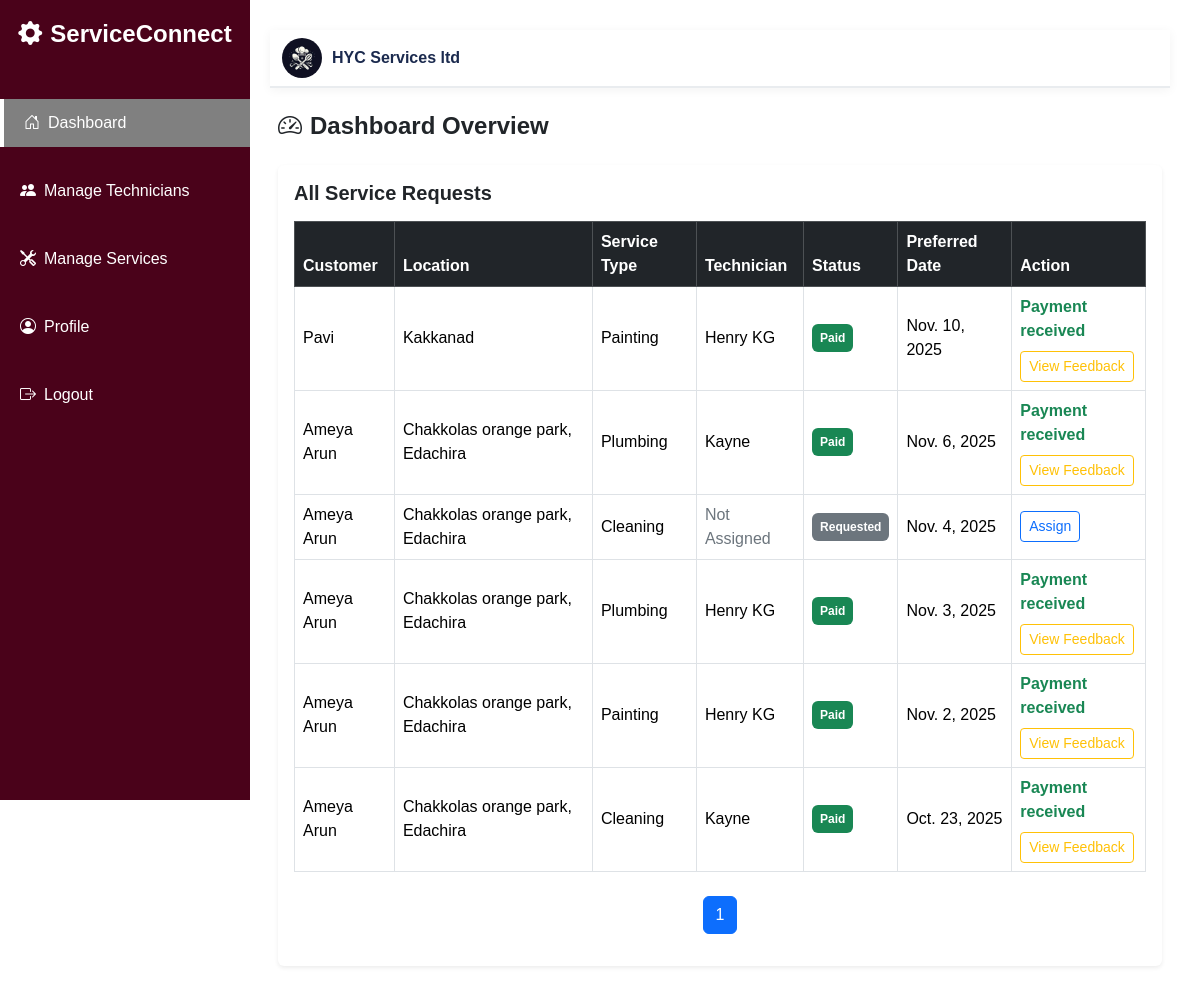
Page /company_dashboard/ (signed in) on the committed database.
### service/models.py (models this page shows, shortened)
class CustomUser(AbstractUser):
    ROLE_CHOICES = (
        ('customer', 'Customer'),
        ('company', 'Company'),
        ('technician', 'Technician'),
    )
    role = models.CharField(max_length=20, choices=ROLE_CHOICES)

class CompanyProfile(models.Model):
    user = models.OneToOneField(settings.AUTH_USER_MODEL, on_delete=models.CASCADE, related_name='company_profile')
    company_name = models.CharField(max_length=100)
    phone = models.CharField(max_length=15)
    address = models.TextField()
    logo = models.ImageField(upload_to='company_logo/', blank=True, null=True)

class ServiceRequest(models.Model):
    STATUS_CHOICES = (
        ('requested', 'Requested'),
        ('assigned', 'Assigned'),
        ('accepted', 'Accepted'),
        ('rejected', 'Rejected'),
        ('Proceeding', 'Proceeding'),
        ('completed', 'Completed'),
        ('payment_pending', 'Payment Pending'),
        ('paid', 'Paid'),
        ('cancelled', 'Cancelled'),
    )
    customer = models.ForeignKey(CustomerProfile, on_delete=models.CASCADE, related_name='customer_requests')
    company = models.ForeignKey(CompanyProfile, on_delete=models.CASCADE, related_name='company_requests')
    technician = models.ForeignKey(TechnicianProfile, null=True, blank=True, on_delete=models.SET_NULL, related_name='technician_requests')
    service_type = models.ForeignKey(ServiceType, on_delete=models.CASCADE, related_name='service_requests')
    title = models.CharField(max_length=100, blank=True)
    description = models.TextField(blank=True)
    preferred_date = models.DateField(null=True, blank=True)
    status = models.CharField(max_length=20, choices=STATUS_CHOICES, default='requested')
    base_price = models.DecimalField(max_digits=10, decimal_places=2)
    extra_charges = models.DecimalField(max_digits=10, decimal_places=2, default=0,null=True, blank=True)
    actual_price = models.DecimalField(max_digits=10, decimal_places=2, null=True, blank=True, default=0)
    feedback = models.TextField(null=True, blank=True)
    rating = models.PositiveIntegerField(null=True, blank=True)
    created_at = models.DateTimeField(auto_now_add=True)
    updated_at = models.DateTimeField(auto_now=True)

class CustomerProfile(models.Model):
    user = models.OneToOneField(settings.AUTH_USER_MODEL, on_delete=models.CASCADE, related_name='customer_profile')
    cust_name = models.CharField(max_length=100)
    phone = models.CharField(max_length=15)
    address = models.TextField()

class ServiceType(models.Model):
    company = models.ForeignKey(CompanyProfile, on_delete=models.CASCADE, related_name='services')
    name = models.CharField(max_length=100)
    description = models.TextField(blank=True)
    base_price = models.DecimalField(max_digits=10, decimal_places=2, default=0.00)
    image = models.ImageField(upload_to='service_images/', blank=True, null=True)

class TechnicianProfile(models.Model):
    user = models.OneToOneField(settings.AUTH_USER_MODEL, on_delete=models.CASCADE, related_name='technician_profile')
    company = models.ForeignKey(CompanyProfile, on_delete=models.CASCADE, related_name='company_technicians')
    name = models.CharField(max_length=100)
    phone = models.CharField(max_length=15)
    service_types = models.ManyToManyField(ServiceType, related_name='service_technicians')
    STATUS_CHOICES = [
        ('available', 'Available'),
        ('busy', 'Busy'),
    ]
    status = models.CharField(max_length=10, choices=STATUS_CHOICES, default='available')

### service/views.py (the view)
# urls.py: path('company_dashboard/',views.company_dashboard,name='company_dashboard'),
@login_required
def company_dashboard(request):
    if request.user.role != 'company':
        return redirect('login')
    company = request.user.company_profile
    service_requests_list = ServiceRequest.objects.filter(
        company=company).order_by('-preferred_date')
    technicians = TechnicianProfile.objects.filter(company=company)
    paginator = Paginator(service_requests_list, 10)
    page_number = request.GET.get('page')
    service_requests = paginator.get_page(page_number)
    return render(request,'company_dashboard.html',
        context={'company':company, 'requests': service_requests,'technicians': technicians})

### templates/company_dashboard.html (shortened to what this page needs)
{% extends 'company_base.html' %}
{% block content %}
<h4 class="fw-bold mb-4 text-dark ms-2">
    <i class="bi bi-speedometer2 me-2"></i>Dashboard Overview
</h4>
{% if requests %}
<div class="card shadow-sm border-0 m-2">
    <div class="card-body">
        <h5 class="mb-3 fw-semibold">All Service Requests</h5>
        <div class="table-responsive">
            <table class="table table-hover table-bordered align-middle">
                <thead class="table-dark">
                    <tr>
                        <th>Customer</th>
                        <th>Location</th>
                        <th>Service Type</th>
                        <th>Technician</th>
                        <th>Status</th>
                        <th>Preferred Date</th>
                        <th>Action</th>
                    </tr>
                </thead>
                <tbody>
                    {% for req in requests %}
                    <tr>
                        <td>{{ req.customer.cust_name }}</td>
                        <td>{{ req.customer.address }}</td>
                        <td>{{ req.service_type.name }}</td>
                        <td>
                            {% if req.technician %}
                                {{ req.technician.name }}
                            {% else %}
                                <span class="text-secondary">Not Assigned</span>
                            {% endif %}
                        </td>
                        <td>
                            <span class="badge p-2
                                {% if req.status == 'completed' %}
                                    bg-success
                                {% elif req.status == 'assigned' %}
                                    bg-primary
                                {% elif req.status == 'accepted' %}
                                    bg-info
                                {% elif req.status == 'Proceeding' %}
                                    bg-warning text-dark
                                {% elif req.status == 'cancelled' %}
                                    bg-danger
                                {% elif req.status == 'payment_pending' %}
                                    bg-light text-dark
                                {% elif req.status == 'paid' %}
                                    bg-success
                                {% else %}
                                    bg-secondary
                                {% endif %}
                                ">
                                {{ req.get_status_display }}
                            </span>
                        </td>
                        <td>{{ req.preferred_date}}</td>
                        <td>
                            {% if req.status == 'requested' %}
                            <a href="{% url 'assign_technician' req.id %}" class="btn btn-sm btn-outline-primary">Assign
                            </a>
                            {% elif req.status == 'assigned' %}
                            <p class="text-muted mb-0 fw-semibold">Awaiting Technician Response</p>
                            {% elif req.status == 'accepted' %}
                            <p class="text-muted mb-0 fw-semibold">Job Scheduled</p>
                            {% elif req.status == 'Proceeding' %}
                            <p class="text-info mb-0 fw-semibold">Work in Progress</p>
                            {% elif req.status == 'payment_pending' %}
                            <p class="text-info mb-0 fw-semibold">Awaiting Customer Payment</p>
                            {% elif req.status == 'paid' %}
                            <div class="d-flex flex-column align-items-start gap-2">
                                <p class="text-success mb-0 fw-semibold">Payment received </p>
                                <button class="btn btn-sm btn-outline-warning" data-bs-toggle="modal"
                                    data-bs-target="#feedbackModal{{ req.id }}">
                                    View Feedback
                                </button>
                            </div>
                            {% elif req.status == 'rejected' %}
                            <a href="{% url 'assign_technician' req.id %}"
                                class="btn btn-sm btn-outline-warning ">Reassign </a>
                            {% else %}
                            <span class="text-muted">N/A</span>
                            {% endif %}
                        </td>
                    </tr>
                    {% endfor %}
                </tbody>
            </table>
            <div class="d-flex justify-content-center mt-4">
                <nav>
                    <ul class="pagination">
                        {% for num in requests.paginator.page_range %}
                            {% if requests.number == num %}
                                <li class="page-item active"><span class="page-link">{{ num }}</span></li>
                            {% else %}
                                <li class="page-item"><a class="page-link" href="?page={{ num }}">{{ num }}</a></li>
                            {% endif %}
                        {% endfor %}
                    </ul>
                </nav>
            </div>
        </div>
    </div>
</div>
{% else %}
<div class="alert alert-warning text-center shadow-sm my-2">
    No requests found yet.
</div>
{% endif %}
{% endblock %}

### templates/company_base.html (shortened to what this page needs)
{% load static %}
<!DOCTYPE html>
<html lang="en">
<head>
    <link href="https://cdn.jsdelivr.net/npm/bootstrap@5.3.2/dist/css/bootstrap.min.css" rel="stylesheet">
    <link href="https://cdn.jsdelivr.net/npm/bootstrap-icons@1.11.1/font/bootstrap-icons.css" rel="stylesheet">
</head>
<body>
    <div class="sidebar">
        <h4><i class="bi bi-gear-fill me-2"></i>ServiceConnect</h4>
        <a href="{% url 'company_dashboard' %}"
            class="{% if request.resolver_match.url_name == 'company_dashboard' %}active{% endif %}">
            <i class="bi bi-house-door me-2"></i>Dashboard
        </a>
        <a href="{% url 'technician_list' %}">
            <i class="bi bi-people-fill me-2"></i>Manage Technicians
        </a>
        <a href="{% url 'service_view' %}">
            <i class="bi bi-tools me-2"></i>Manage Services
        </a>
        <a href="{% url 'profile_edit' %}">
            <i class="bi bi-person-circle me-2"></i>Profile
        </a>
        <a href="{% url 'logout' %}">
            <i class="bi bi-box-arrow-right me-2"></i>Logout
        </a>
    </div>
    <div class="main-content">
        <nav class="navbar navbar-custom mb-4">
            <div class="container d-flex justify-content-between">
                {% if request.user.company_profile %}
                <div class="navbar-company">
                    {% if request.user.company_profile.logo %}
                    <img src="{{ request.user.company_profile.logo.url }}" alt="Company Logo">
                    {% endif %}
                    <span>{{ request.user.company_profile.company_name }}</span>
                </div>
                {% endif %}
            </div>
        </nav>
        {% block content %}
        {% endblock %}
    </div>
</body>
</html>

### templates/company_base.html (style rules this page uses)
body { background-color: white; font-family: "Poppins", sans-serif; }
.sidebar { position: fixed; top: 0; left: 0; height: 100vh; width: 250px; background-color: rgb(74, 2, 26); color: white; padding-top: 20px; }
.sidebar h4 { text-align: center; margin-bottom: 50px; font-weight: bold; }
.sidebar a { display: block; margin-top: 20px; color: white; padding: 12px 20px; text-decoration: none; font-size: 16px; }
.sidebar a:hover, .sidebar a.active { background-color: grey; color: white; border-left: 4px solid white; }
.main-content { margin-top: 0; margin-right: 0; margin-left: 240px; padding: 30px; }
.navbar-custom { background-color: white; box-shadow: 0px 2px 10px rgba(0, 0, 0, 0.05); border-bottom: 2px solid #e9ecef; }
.navbar-company { display: flex; align-items: center; gap: 10px; }
.navbar-company img { width: 40px; height: 40px; border-radius: 50%; object-fit: cover; }
.navbar-company span { font-weight: bolder; color: #1b2a4e; }

### rows in the picture
CustomUser: user.company_profile.logo (picture), user.company_profile.company_name "HYC Services ltd"
ServiceRequest: customer.cust_name "Pavi", customer.address "Kakkanad", service_type.name "Painting", technician.name "Henry KG", status "Paid", preferred_date "Nov. 10, 2025"
ServiceRequest: customer.cust_name "Ameya Arun", customer.address "Chakkolas orange park, Edachira", service_type.name "Plumbing", technician.name "Kayne", status "Paid", preferred_date "Nov. 6, 2025"
ServiceRequest: customer.cust_name "Ameya Arun", customer.address "Chakkolas orange park, Edachira", service_type.name "Cleaning", shows "Not Assigned", status "Requested", preferred_date "Nov. 4, 2025"
ServiceRequest: customer.cust_name "Ameya Arun", customer.address "Chakkolas orange park, Edachira", service_type.name "Plumbing", technician.name "Henry KG", status "Paid", preferred_date "Nov. 3, 2025"
ServiceRequest: customer.cust_name "Ameya Arun", customer.address "Chakkolas orange park, Edachira", service_type.name "Painting", technician.name "Henry KG", status "Paid", preferred_date "Nov. 2, 2025"
ServiceRequest: customer.cust_name "Ameya Arun", customer.address "Chakkolas orange park, Edachira", service_type.name "Cleaning", technician.name "Kayne", status "Paid", preferred_date "Oct. 23, 2025"

### other values in the picture
{{ num }} "1"
